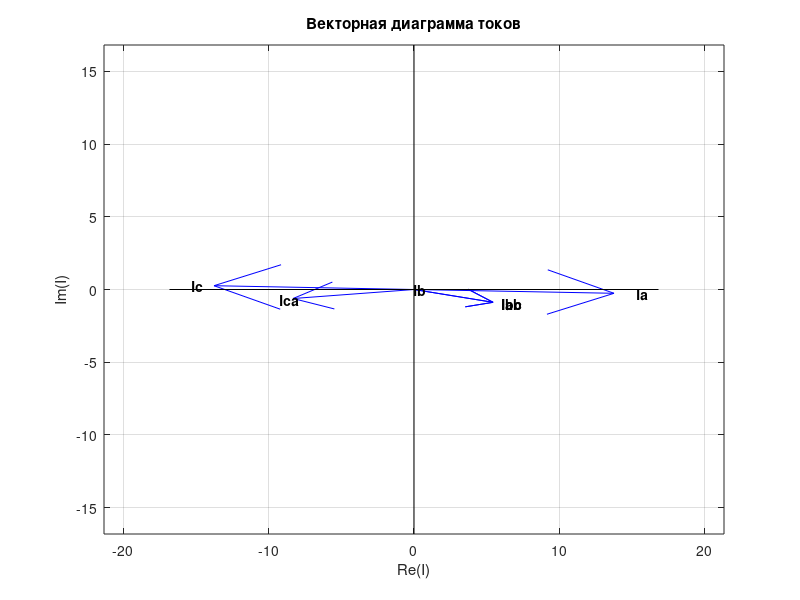
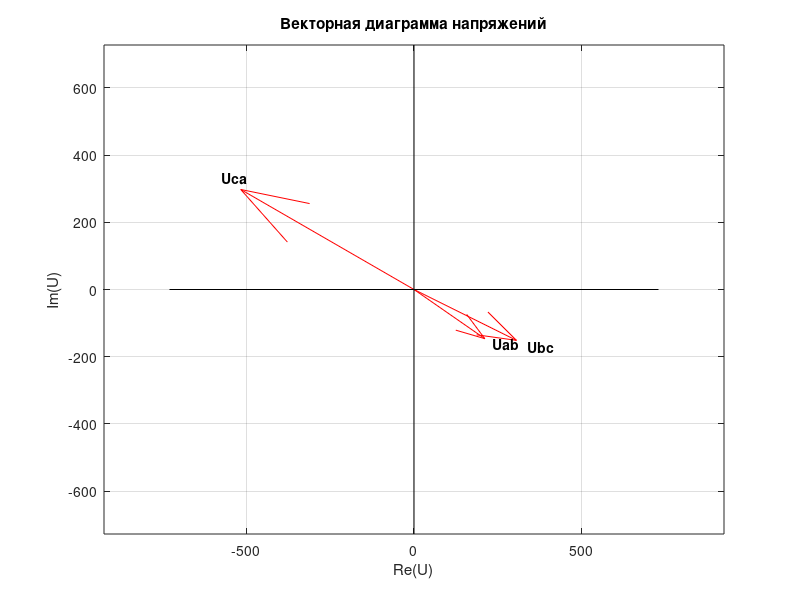

These figures' MATLAB source, in order:
clear
% ЭДС
Ea = 382;
Eb = 382*exp(-1j*2*pi/3);
Ec = 382*exp(1j*2*pi/3);

% АКТИВНОЕ СОПРОТИВЛЕНИЕ
Ra = 42;
Rb = 59;
Rc = 59;

% ЁМКОСТЬ
Ca = 220e-6;
Cb = 242e-6;
Cc = 110e-6;

% ЧАСТОТА
f = 36;
w = 2 * pi * f;

% РЕАКТИВНОЕ СОПРОТИВЛЕНИЕ
Xa = - 1 / (w*Ca);
Xb = - 1 / (w*Cb);
Xc = - 1 / (w*Cc);
%% ПОДСЧЁТ

% ПОЛНОЕ СОПРОТИВЛЕНИЕ
Zab = Ra + 1j * Xa;
Zbc = Rb + 1j * Xb;
Zca = Rc + 1j * Xc;

% ПРОВОДИМОСТЬ
Yab = 1 / Zab;
Ybc = 1 / Zbc;
Yca = 1 / Zca;

% УГЛЫ
phi_a = atan(Xa/Ra);
phi_b = atan(Xb/Rb);
phi_c = atan(Xc/Rc);

% НАПРЯЖЕНИЕ
Uca = Ec - Ea;

% ТОК В ФАЗЕ
Iab = (Ea - Ec) / (Zab + Zbc);
Ibc = Iab;
Ica = Uca * Yca;

% НАПРЯЖЕНИЯ
Uab = Iab * Zab;
Ubc = Ibc * Zbc;

% ТОК В ТОЧКЕ
Ia = Iab - Ica;
Ib = Ibc - Iab;
Ic = Ica - Ibc;

% МОЩНОСТЬ
Pab = Uab * Iab * cos(phi_a);
Pbc = Ubc * Ibc * cos(phi_b);
Pca = Uca * Ica * cos(phi_c);

% РЕЗУЛЬТАТЫ В ТАБЛИЦУ 3.2
Ia_abs = abs(Ia);
Ib_abs = abs(Ib);
Ic_abs = abs(Ic);

Iab_abs = abs(Iab);
Ibc_abs = abs(Ibc);
Ica_abs = abs(Ica);

Uab_abs = abs(Uab);
Ubc_abs = abs(Ubc);
Uca_abs = abs(Uab);

Zab_abs = abs(Zab);
Zbc_abs = abs(Zbc);
Zca_abs = abs(Zca);
%% ВЕКТОРНАЯ ДИАГРАММА
I = [Ia; Ib; Ic; Iab; Ibc; Ica];
U = [Uab; Ubc; Uca];

% ДИАГРАММА ТОКОВ
figure
quiver(zeros(size(I,1),1),zeros(size(I,1),1),real(I),imag(I), 'b'),
xlabel('Re(I)'), 
ylabel('Im(I)'),
title('Векторная диаграмма токов'),
grid on,
axis equal;
line([0 0], [-1.1 * abs(max(I)), 1.1 * abs(max(I))], 'Color', 'black')
line([-1.1 * abs(max(I)), 1.1 * abs(max(I))], [0 0], 'Color', 'black')
axis equal
text(real(I(1,1)),imag(I(1,1)),['\bf', 'Ia'])
text(real(I(2,1)),imag(I(2,1)),['\bf', 'Ib'])
text(real(I(3,1)),imag(I(3,1)),['\bf', 'Ic'])
text(real(I(4,1)),imag(I(4,1)),['\bf', 'Iab'])
text(real(I(5,1)),imag(I(5,1)),['\bf', 'Ibc'])
text(real(I(6,1)),imag(I(6,1)),['\bf', 'Ica'])

% ДИАГРАММА НАПРЯЖЕНИЙ
figure
quiver(zeros(size(U,1),1),zeros(size(U,1),1),real(U),imag(U), 'r'), 
xlabel('Re(U)'), 
ylabel('Im(U)'),
title('Векторная диаграмма напряжений'),
grid on,
axis equal;
line([0 0], [-1.1 * abs(max(U)), 1.1 * abs(max(U))], 'Color', 'black')
line([-1.1 * abs(max(U)), 1.1 * abs(max(U))], [0 0], 'Color', 'black')
axis equal
text(real(U(1,1)), imag(U(1,1)),['\bf', 'Uab'])
text(real(U(2,1)), imag(U(2,1)),['\bf', 'Ubc'])
text(real(U(3,1)),imag(U(3,1)),['\bf', 'Uca'])